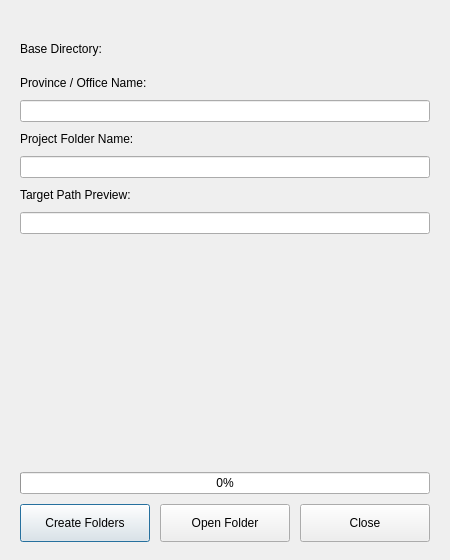
<?xml version="1.0" encoding="UTF-8"?>
<ui version="4.0">
 <class>FolderCreatorDialog</class>
 <widget class="QDialog" name="FolderCreatorDialog">
  <property name="geometry">
   <rect>
    <x>0</x>
    <y>0</y>
    <width>450</width>
    <height>560</height>
   </rect>
  </property>
  <property name="minimumSize">
   <size>
    <width>430</width>
    <height>520</height>
   </size>
  </property>
  <property name="windowTitle">
   <string>GeoFASU_Ori - Create Folder Structure</string>
  </property>
  <layout class="QVBoxLayout" name="mainLayout">
   <property name="spacing">
    <number>10</number>
   </property>
   <property name="leftMargin">
    <number>20</number>
   </property>
   <property name="topMargin">
    <number>18</number>
   </property>
   <property name="rightMargin">
    <number>20</number>
   </property>
   <property name="bottomMargin">
    <number>18</number>
   </property>
   <item>
    <widget class="QLabel" name="iconLabel">
     <property name="text">
      <string/>
     </property>
     <property name="alignment">
      <set>Qt::AlignCenter</set>
     </property>
    </widget>
   </item>
   <item>
    <widget class="QLabel" name="label_base">
     <property name="text">
      <string>Base Directory:</string>
     </property>
    </widget>
   </item>
   <item>
    <widget class="QgsFileWidget" name="baseDirWidget">
     <property name="storageMode">
      <enum>QgsFileWidget::GetDirectory</enum>
     </property>
    </widget>
   </item>
   <item>
    <widget class="QLabel" name="label_prov">
     <property name="text">
      <string>Province / Office Name:</string>
     </property>
    </widget>
   </item>
   <item>
    <widget class="QLineEdit" name="provinceEdit"/>
   </item>
   <item>
    <widget class="QLabel" name="label_proj">
     <property name="text">
      <string>Project Folder Name:</string>
     </property>
    </widget>
   </item>
   <item>
    <widget class="QLineEdit" name="projectFolderEdit"/>
   </item>
   <item>
    <widget class="QLabel" name="label_target">
     <property name="text">
      <string>Target Path Preview:</string>
     </property>
    </widget>
   </item>
   <item>
    <widget class="QLineEdit" name="previewEdit">
     <property name="readOnly">
      <bool>true</bool>
     </property>
    </widget>
   </item>
   <item>
    <spacer name="verticalSpacer">
     <property name="orientation">
      <enum>Qt::Vertical</enum>
     </property>
     <property name="sizeHint" stdset="0">
      <size>
       <width>20</width>
       <height>8</height>
      </size>
     </property>
    </spacer>
   </item>
   <item>
    <widget class="QProgressBar" name="progressBar">
     <property name="value">
      <number>0</number>
     </property>
     <property name="alignment">
      <set>Qt::AlignCenter</set>
     </property>
    </widget>
   </item>
   <item>
    <layout class="QHBoxLayout" name="buttonsLayout">
     <property name="spacing">
      <number>10</number>
     </property>
     <item>
      <widget class="QPushButton" name="createBtn">
       <property name="minimumSize">
        <size>
         <width>0</width>
         <height>38</height>
        </size>
       </property>
       <property name="cursor">
        <cursorShape>PointingHandCursor</cursorShape>
       </property>
       <property name="text">
        <string>Create Folders</string>
       </property>
      </widget>
     </item>
     <item>
      <widget class="QPushButton" name="openBtn">
       <property name="minimumSize">
        <size>
         <width>0</width>
         <height>38</height>
        </size>
       </property>
       <property name="cursor">
        <cursorShape>PointingHandCursor</cursorShape>
       </property>
       <property name="text">
        <string>Open Folder</string>
       </property>
      </widget>
     </item>
      <item>
       <widget class="QPushButton" name="closeBtn">
        <property name="minimumSize">
         <size>
          <width>0</width>
          <height>38</height>
         </size>
        </property>
        <property name="cursor">
         <cursorShape>PointingHandCursor</cursorShape>
        </property>
        <property name="text">
         <string>Close</string>
        </property>
       </widget>
      </item>
    </layout>
   </item>
  </layout>
 </widget>
 <customwidgets>
  <customwidget>
   <class>QgsFileWidget</class>
   <extends>QWidget</extends>
   <header>qgsfilewidget.h</header>
  </customwidget>
 </customwidgets>
 <resources/>
 <connections/>
</ui>
